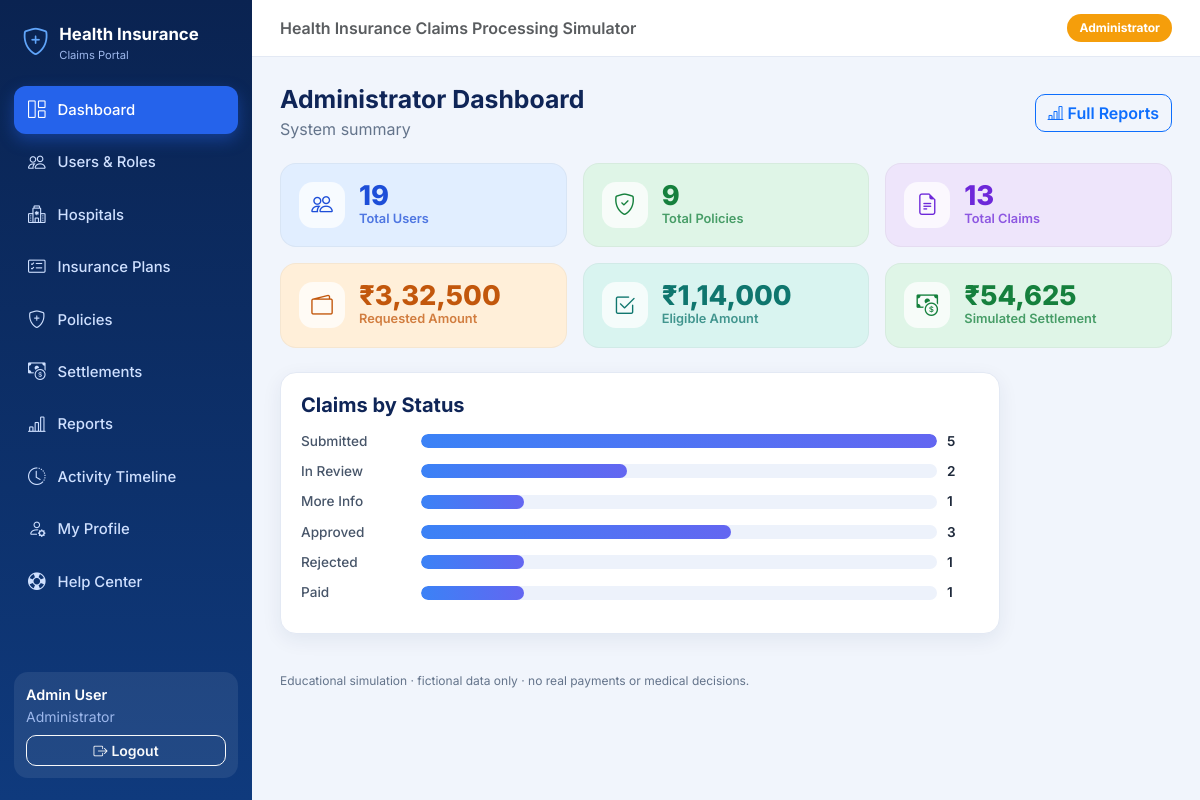
The app's page /dashboard (signed in) with its own data.
### models.py (models this page shows, shortened)
class User(db.Model):
    __tablename__ = "users"
    id = db.Column(db.Integer, primary_key=True)
    username = db.Column(db.String(50), nullable=False, unique=True)
    password_hash = db.Column(db.String(255), nullable=False)
    display_name = db.Column(db.String(100), nullable=False)
    role = db.Column(db.String(30), nullable=False, index=True)
    hospital_id = db.Column(db.Integer, db.ForeignKey("hospitals.id"), nullable=True)
    hospital = db.relationship("Hospital")

class Claim(db.Model):
    __tablename__ = "claims"
    id = db.Column(db.Integer, primary_key=True)
    policy_id = db.Column(db.Integer, db.ForeignKey("policies.id"), nullable=False, index=True)
    member_id = db.Column(db.Integer, db.ForeignKey("members.id"), nullable=False, index=True)
    hospital_id = db.Column(db.Integer, db.ForeignKey("hospitals.id"), nullable=False, index=True)
    created_by_user_id = db.Column(db.Integer, db.ForeignKey("users.id"), nullable=False)
    claim_type = db.Column(db.String(20), nullable=False, index=True)
    treatment_type = db.Column(db.String(80), nullable=False)
    admission_date = db.Column(db.Date, nullable=False)
    discharge_date = db.Column(db.Date, nullable=False)
    requested_amount = db.Column(db.Numeric(12, 2), nullable=False)
    eligible_amount = db.Column(db.Numeric(12, 2), nullable=True)
    status = db.Column(db.String(20), nullable=False, default="draft", index=True)
    officer_user_id = db.Column(db.Integer, db.ForeignKey("users.id"), nullable=True, index=True)
    description = db.Column(db.Text)
    __table_args__ = (
        db.ForeignKeyConstraint(["member_id", "policy_id"], ["members.id", "members.policy_id"],
                                name="fk_claim_member_same_policy"),
    )
    policy = db.relationship("Policy", foreign_keys=[policy_id])
    member = db.relationship("Member", foreign_keys=[member_id])
    hospital = db.relationship("Hospital")
    creator = db.relationship("User", foreign_keys=[created_by_user_id])
    officer = db.relationship("User", foreign_keys=[officer_user_id])
    documents = db.relationship("ClaimDocument", back_populates="claim", order_by="ClaimDocument.id",
                                cascade="all, delete-orphan")
    history = db.relationship("ClaimHistory", back_populates="claim",
                              order_by="ClaimHistory.timestamp, ClaimHistory.id")
    files = db.relationship("ClaimFile", back_populates="claim", order_by="ClaimFile.created_at")
    settlement = db.relationship("Settlement", back_populates="claim", uselist=False)

### routes/dashboard.py (the view, shortened to what this page needs)
@bp.route("/dashboard")
@login_required
def index():
    user = g.user
    claims = claims_for_user(user)
    recent = claims.order_by(Claim.id.desc()).limit(5).all()
    if user.role == "policyholder":
        data = {
            "policies": Policy.query.filter_by(holder_user_id=user.id).count(),
            "total": claims.count(),
            "in_review": count(claims, Claim.status == "in_review"),
            "approved": count(claims, Claim.status.in_(("approved", "paid"))),
            "rejected": count(claims, Claim.status == "rejected"),
        }
    else:  # administrator
        totals = summary_totals()
        data = {
            "users": User.query.count(),
            "policies": Policy.query.count(),
            "totals": totals,
            "max_count": max([c for _, c in totals["by_status"]] + [1]),
        }
    return render_template("dashboards/%s.html" % user.role, recent=recent, **data)

### app.py (called while the page is built)
def inr(value):
    try:
        number = Decimal(str(value if value is not None else 0))
    except Exception:
        number = Decimal(0)
    sign = "-" if number < 0 else ""
    whole, _, fraction = f"{abs(number):.2f}".partition(".")
    if len(whole) > 3:
        head, tail = whole[:-3], whole[-3:]
        groups = []
        while len(head) > 2:
            groups.insert(0, head[-2:])
            head = head[:-2]
        if head:
            groups.insert(0, head)
        whole = ",".join(groups + [tail])
    return f"{sign}₹{whole}" + ("" if fraction == "00" else "." + fraction)

### routes/auth.py (called while the page is built)
@bp.before_app_request
def load_current_user():
    user_id = session.get("user_id")
    g.user = db.session.get(User, user_id) if user_id else None

def role_required(*roles):
    def decorator(view):
        @wraps(view)
        def wrapped(*args, **kwargs):
            if g.user is None:
                flash("Please log in to continue.", "warning")
                return redirect(url_for("auth.login"))
            if g.user.role not in roles:
                abort(403)
            return view(*args, **kwargs)
        return wrapped
    return decorator

### services/claim_workflow.py (called while the page is built)
def claims_for_user(user):
    query = (Claim.query
             .join(Member, Claim.member_id == Member.id)
             .join(Policy, Claim.policy_id == Policy.id))
    if user.role == "policyholder":
        query = query.filter(Policy.holder_user_id == user.id,
                             or_(Claim.status != "draft", Claim.created_by_user_id == user.id))
    elif user.role == "hospital_desk":
        query = query.filter(Claim.hospital_id == user.hospital_id)
    else:  # claims officer / administrator never see drafts
        query = query.filter(Claim.status != "draft")
    return query

### templates/dashboards/administrator.html (shortened to what this page needs)
{% extends "base.html" %}
{% from "_macros.html" import stat_card, bar_row, status_badge with context %}
{% block content %}
<div class="page-head">
  <div><h1>Administrator Dashboard</h1><p>System summary</p></div>
  <a class="btn btn-outline-primary" href="{{ url_for('reports.index') }}"><i class="bi bi-bar-chart-line me-1"></i>Full Reports</a>
</div>
<div class="row g-3 mb-3">
  {{ stat_card("Total Users", users, "bi-people", "blue") }}
  {{ stat_card("Total Policies", policies, "bi-shield-check", "green") }}
  {{ stat_card("Total Claims", totals.total_claims, "bi-file-earmark-text", "purple") }}
</div>
<div class="row g-3 mb-4">
  {{ stat_card("Requested Amount", totals.requested_total|inr, "bi-wallet2", "orange") }}
  {{ stat_card("Eligible Amount", totals.eligible_total|inr, "bi-check2-square", "teal") }}
  {{ stat_card("Simulated Settlement", totals.settled_total|inr, "bi-cash-coin", "green") }}
</div>
<div class="card-box" style="max-width:720px">
  <h5>Claims by Status</h5>
  {% for status, n in totals.by_status %}{{ bar_row(status|replace('_',' ')|title, n, max_count) }}{% endfor %}
</div>
{% endblock %}

### templates/base.html (shortened to what this page needs)
<!doctype html>
<html lang="en">
<head>
  <link href="https://cdn.jsdelivr.net/npm/bootstrap@5.3.3/dist/css/bootstrap.min.css" rel="stylesheet">
  <link href="https://cdn.jsdelivr.net/npm/bootstrap-icons@1.11.3/font/bootstrap-icons.min.css" rel="stylesheet">
  <link href="{{ url_for('static', filename='css/style.css') }}" rel="stylesheet">
</head>
<body>
<div class="{{ 'app-shell' if g.user }}">
  {% if g.user %}
  <aside class="sidebar" id="sidebar">
    <div class="brand"><i class="bi bi-shield-plus"></i><div>Health Insurance<small>Claims Portal</small></div></div>
    <nav aria-label="Main menu">
      {% for label, endpoint, icon, others in nav_items %}
        <a class="nav-link-item {{ 'active' if request.endpoint == endpoint or request.endpoint in others }}"
           href="{{ url_for(endpoint) }}"><i class="bi {{ icon }}"></i>{{ label }}</a>
      {% endfor %}
    </nav>
    <div class="sidebar-user">
      <div class="name">{{ g.user.display_name }}</div>
      <div class="small mb-2" style="color:#9db8ec">{{ ROLE_LABELS[g.user.role] }}{% if g.user.hospital %} · {{ g.user.hospital.name }}{% endif %}</div>
      <form method="post" action="{{ url_for('auth.logout') }}">
        <button class="btn btn-sm btn-outline-light w-100"><i class="bi bi-box-arrow-right me-1"></i>Logout</button>
      </form>
    </div>
  </aside>
  {% endif %}
  <div class="main-area">
    {% if g.user %}
    <header class="topbar">
      <span class="fw-semibold text-muted d-none d-md-inline">Health Insurance Claims Processing Simulator</span>
      <span class="role-chip role-{{ g.user.role }}">{{ ROLE_LABELS[g.user.role] }}</span>
    </header>
    {% endif %}
    <main class="{{ 'content' if g.user }}">
      {% block content %}{% endblock %}
    </main>
    {% if g.user %}<div class="footer-note">Educational simulation · fictional data only · no real payments or medical decisions.</div>{% endif %}
  </div>
</div>
</body>
</html>

### templates/_macros.html (shortened to what this page needs)
{% macro stat_card(label, value, icon, color) %}
<div class="col-6 col-lg">
  <div class="stat-card stat-{{ color }}">
    <div class="icon"><i class="bi {{ icon }}"></i></div>
    <div><div class="num">{{ value }}</div><div class="lbl">{{ label }}</div></div>
  </div>
</div>
{% endmacro %}
{% macro bar_row(label, value, maximum, color='') %}
<div class="bar-row"><div class="label">{{ label }}</div>
  <div class="bar-track"><div class="bar-fill" style="width: {{ (value * 100 / maximum)|round|int if maximum else 0 }}%; {{ ('background:' ~ color) if color }}"></div></div>
  <div class="fw-semibold" style="width:32px">{{ value }}</div></div>
{% endmacro %}

### static/css/style.css (style rules this page uses)
:root { --navy: #0a2351; --navy-2: #0f3a7d; --blue: #2563eb; --blue-dark: #1d4ed8; --bg: #f1f5fc; --card: #ffffff; --text: #1e293b; --muted: #64748b; --border: #e3e9f4; --radius: 16px; --shadow: 0 6px 20px rgba(15, 42, 91, .07); }
body { font-family: 'Inter', system-ui, -apple-system, 'Segoe UI', sans-serif; background: var(--bg); color: var(--text); }
a { text-decoration: none; }
h1, h2, h3, h4 { font-weight: 700; color: #0f2557; }
.app-shell { display: flex; min-height: 100vh; }
.sidebar { width: 252px; flex-shrink: 0; background: linear-gradient(180deg, var(--navy) 0%, var(--navy-2) 100%); color: #cfe0ff; position: sticky; top: 0; height: 100vh; display: flex; flex-direction: column; padding: 22px 14px; }
.brand { display: flex; align-items: center; gap: 10px; color: #fff; font-weight: 700; font-size: 1.05rem; padding: 0 8px 22px; }
.brand i { font-size: 1.7rem; color: #60a5fa; }
.brand small { display: block; font-weight: 400; font-size: .7rem; color: #9db8ec; }
.nav-link-item { display: flex; align-items: center; gap: 12px; color: #cfe0ff; padding: 11px 14px; border-radius: 12px; margin-bottom: 4px; font-weight: 500; font-size: .93rem; transition: all .15s; }
.nav-link-item.active { background: var(--blue); color: #fff; box-shadow: 0 6px 16px rgba(37,99,235,.4); }
.nav-link-item i { font-size: 1.1rem; }
.sidebar-user { margin-top: auto; background: rgba(255,255,255,.08); border-radius: 14px; padding: 12px; }
.sidebar-user .name { color: #fff; font-weight: 600; font-size: .9rem; }
.main-area { flex: 1; min-width: 0; display: flex; flex-direction: column; }
.topbar { display: flex; align-items: center; justify-content: space-between; padding: 14px 28px; background: #fff; border-bottom: 1px solid var(--border); position: sticky; top: 0; z-index: 20; }
.content { padding: 28px; max-width: 1280px; width: 100%; }
.footer-note { font-size: .75rem; color: var(--muted); padding: 10px 28px 20px; }
.card-box { background: var(--card); border: 1px solid var(--border); border-radius: var(--radius); box-shadow: var(--shadow); padding: 20px; }
.card-box h5, .card-box h6 { font-weight: 700; margin-bottom: 14px; color: #0f2557; }
.page-head { display: flex; flex-wrap: wrap; justify-content: space-between; align-items: center; gap: 12px; margin-bottom: 22px; }
.page-head h1 { font-size: 1.55rem; margin: 0; }
.page-head p { margin: 2px 0 0; color: var(--muted); }
.stat-card { border-radius: var(--radius); padding: 18px; height: 100%; display: flex; align-items: center; gap: 14px; border: 1px solid rgba(0,0,0,.04); transition: transform .15s; }
.stat-card .icon { width: 46px; height: 46px; border-radius: 14px; display: grid; place-items: center; font-size: 1.35rem; background: rgba(255,255,255,.75); }
.stat-card .num { font-size: 1.7rem; font-weight: 800; line-height: 1; }
.stat-card .lbl { font-size: .8rem; font-weight: 600; opacity: .75; }
.stat-blue { background: #e1eeff; color: #1d4ed8; }
.stat-green { background: #dff5e7; color: #15803d; }
.stat-orange { background: #ffefd9; color: #c2570c; }
.stat-purple { background: #eee5fb; color: #6d28d9; }
.stat-teal { background: #d9f4f0; color: #0f766e; }
.role-chip { padding: 5px 12px; border-radius: 999px; font-size: .75rem; font-weight: 700; color: #fff; }
.role-administrator { background: #f59e0b; }
.btn { border-radius: 10px; font-weight: 600; }
.bar-row { display: flex; align-items: center; gap: 10px; margin-bottom: 10px; font-size: .85rem; }
.bar-row .label { width: 110px; color: #475569; font-weight: 500; }
.bar-track { flex: 1; background: #edf2fb; border-radius: 99px; height: 14px; overflow: hidden; }
.bar-fill { height: 100%; border-radius: 99px; background: linear-gradient(90deg, #3b82f6, #6366f1); }

### records on screen
User: user.display_name "Admin User", role "Administrator"
Claim: status "Submitted", {{ (value * 100 / maximum)|round|int if maximum else 0 }} 100 (drawn), hospital "5"
Claim: status "Rejected", {{ (value * 100 / maximum)|round|int if maximum else 0 }} 20 (drawn), hospital "1"

### other values on screen
{{ label }} "Dashboard" "Users & Roles" "Hospitals" "Insurance Plans" "Policies" "Settlements" "Reports" "Activity Timeline" "My Profile" "Help Center"
{{ value }} "19 9 13 ₹3,32,500 ₹1,14,000 ₹54,625"
{{ label }} "Total Users Total Policies Total Claims Requested Amount Eligible Amount Simulated Settlement"
{{ label }} "In Review" "More Info" "Approved" "Paid"
{{ value }} "2" "1" "3" "1"
